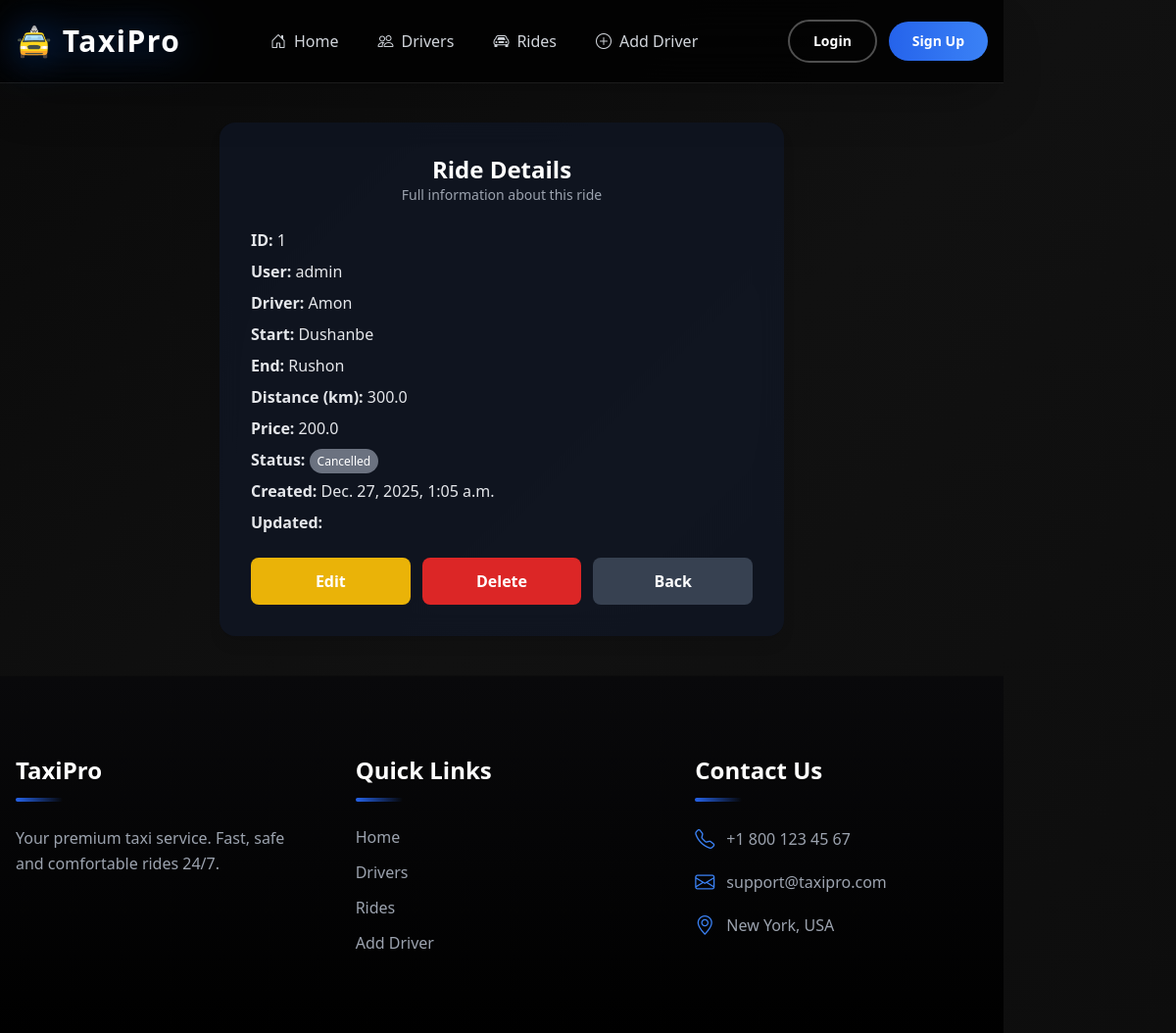
The app's page /rides/1/, older data.
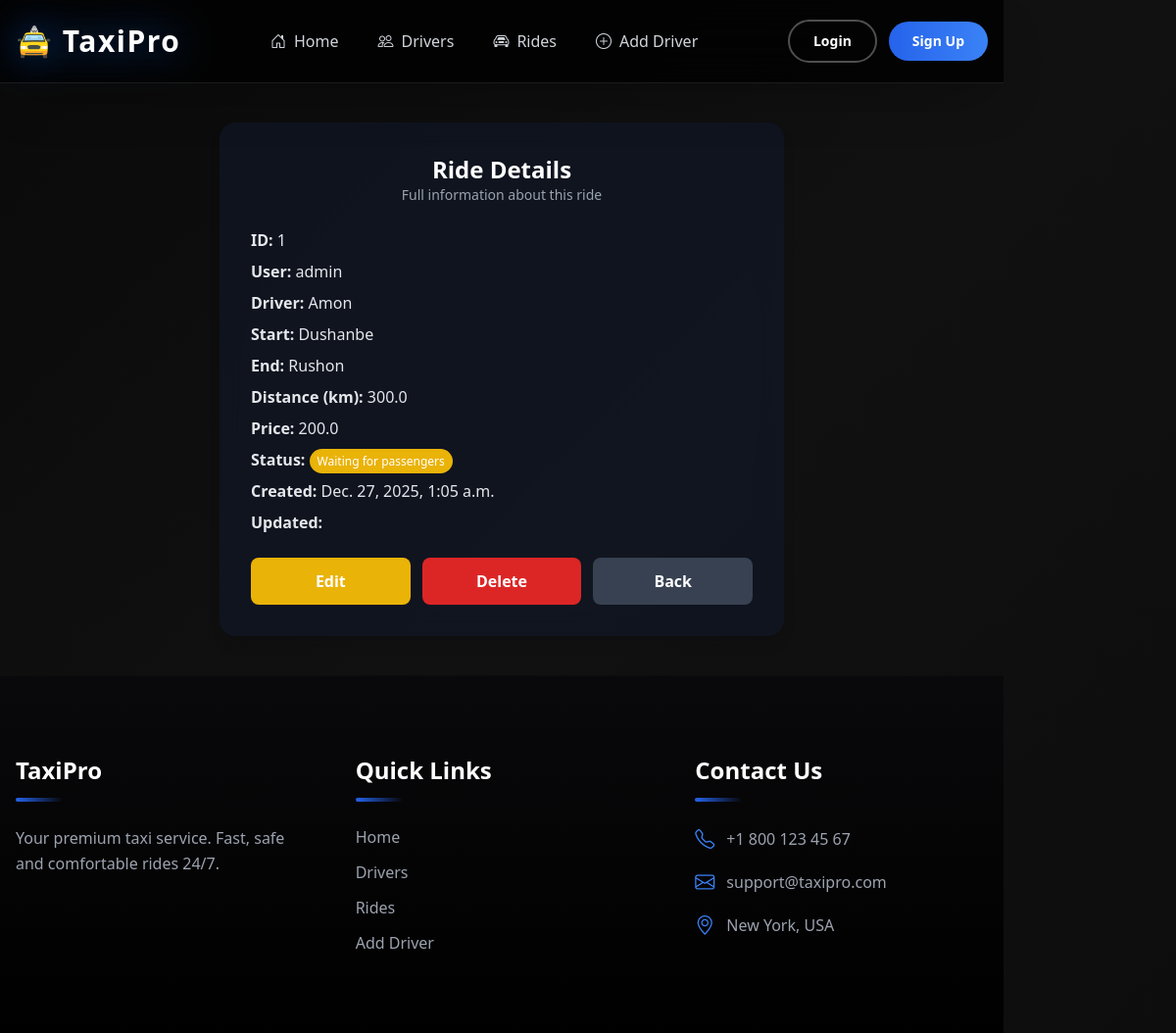
The same page, newer data.
### rides/views.py (the view)
# urls.py: path("<int:ride_id>/", ride_detail, name="ride_detail"),
def ride_detail(request, ride_id):
    ride = Rides.objects.filter(id=ride_id).first()
    if not ride:
        return HttpResponse("Ride not found")
    return render(request, "rides/ride_detail.html", {"ride": ride})

### templates/rides/ride_detail.html (shortened to what this page needs)
{% extends "base.html" %}
{% block main %}
<div class="container mx-auto py-10 px-4">
    <div class="max-w-xl mx-auto bg-gray-900 bg-opacity-70 backdrop-blur-md rounded-2xl shadow-lg p-8 animate__animated animate__fadeInUp">
        <div class="text-center mb-6">
            <h1 class="text-2xl font-bold text-white">Ride Details</h1>
            <p class="text-gray-400 text-sm">Full information about this ride</p>
        </div>
        <ul class="text-gray-200 space-y-2 mb-6">
            <li><strong>ID:</strong> {{ ride.id }}</li>
            <li><strong>User:</strong> {{ ride.user.username }}</li>
            <li><strong>Driver:</strong> {{ ride.driver.name }}</li>
            <li><strong>Start:</strong> {{ ride.start_location }}</li>
            <li><strong>End:</strong> {{ ride.end_location }}</li>
            <li><strong>Distance (km):</strong> {{ ride.distance_km }}</li>
            <li><strong>Price:</strong> {{ ride.price }}</li>
            <li><strong>Status:</strong>
                {% if ride.status == 'completed' %}
                    <span class="px-2 py-1 bg-green-500 text-white rounded-full text-xs">Completed</span>
                {% elif ride.status == 'in process' %}
                    <span class="px-2 py-1 bg-yellow-500 text-white rounded-full text-xs">Waiting for passengers</span>
                {% else %}
                    <span class="px-2 py-1 bg-gray-500 text-white rounded-full text-xs">Cancelled</span>
                {% endif %}
            </li>
            <li><strong>Created:</strong> {{ ride.created_at }}</li>
            <li><strong>Updated:</strong> {{ ride.updated_at }}</li>
        </ul>
        <div class="flex gap-3 mt-4">
            <a href="{% url 'ride_update' ride.id %}" class="flex-1 bg-yellow-500 hover:bg-yellow-600 text-white py-3 rounded-lg text-center font-semibold transition-colors duration-300">
                Edit
            </a>
            <a href="{% url 'ride_delete' ride.id %}" class="flex-1 bg-red-600 hover:bg-red-700 text-white py-3 rounded-lg text-center font-semibold transition-colors duration-300">
                Delete
            </a>
            <a href="{% url 'ride_list' %}" class="flex-1 bg-gray-700 hover:bg-gray-600 text-white py-3 rounded-lg text-center font-semibold transition-colors duration-300">
                Back
            </a>
        </div>
    </div>
</div>
{% endblock %}

Row changes from the older to the newer data that the page shows:
changed Rides "Dushanbe": status "pending" → "in process" (drawn)
Text that changed along with them:
text no longer shown: "Cancelled"
text now shown: "Waiting for passengers"
